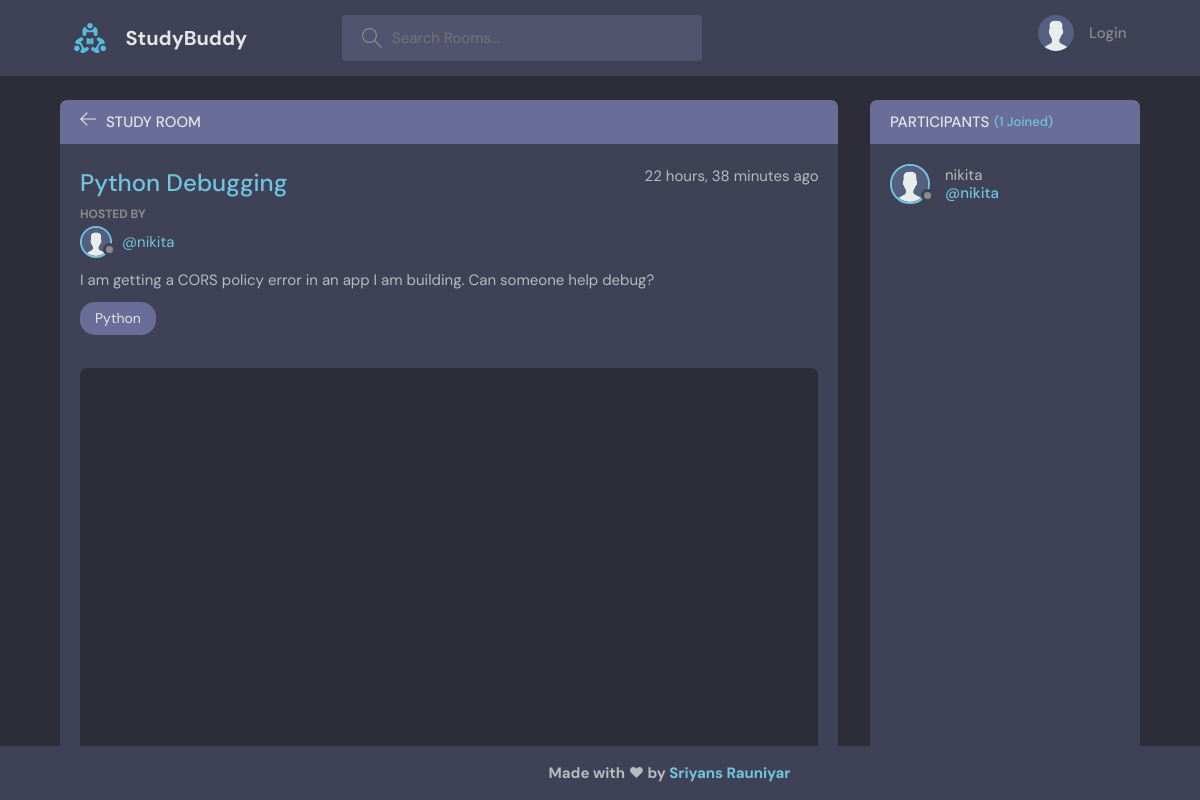
Before: /room/5/ with the older database file.
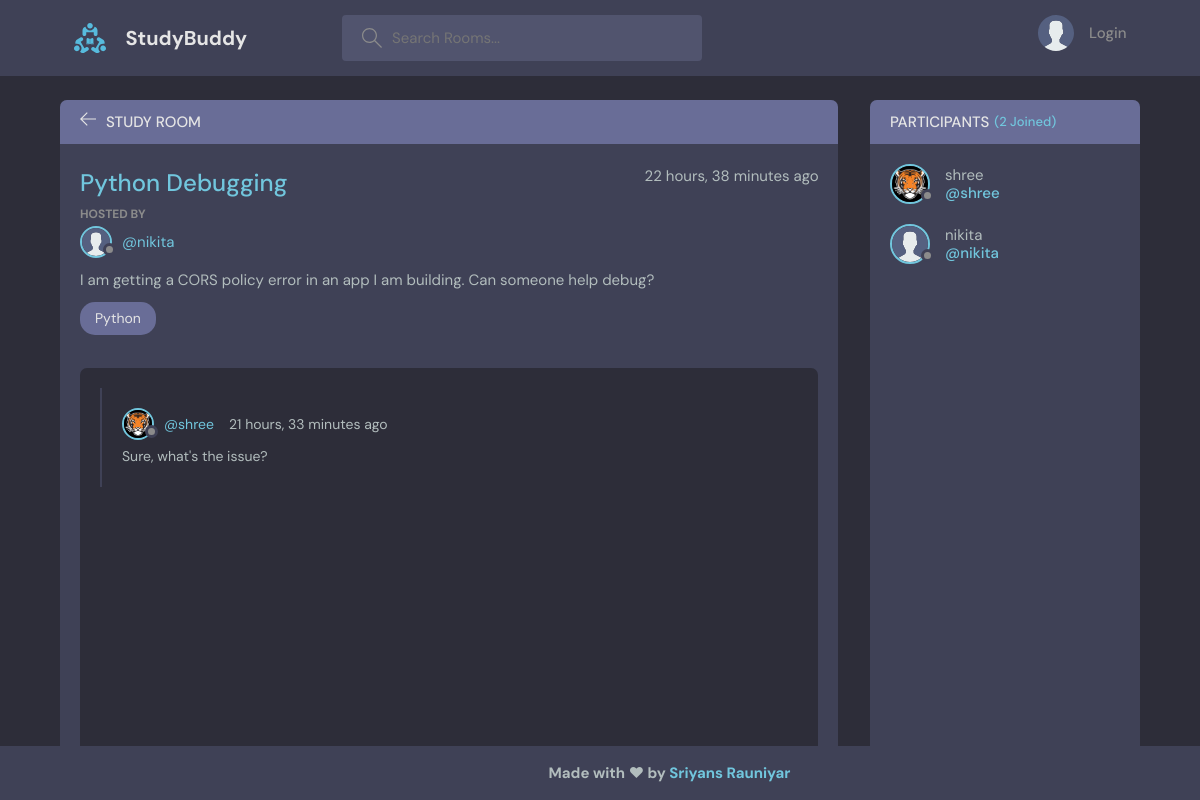
After: the same page with the newer database file.
### baseapp/models.py (models this page shows, shortened)
class User(AbstractUser):
    name = models.CharField(max_length=200, null=True)
    email = models.EmailField(null=True, unique=True)
    bio = models.TextField(null=True)
    avatar = models.ImageField(null=True, default="avatar.svg")
    USERNAME_FIELD = 'email'
    REQUIRED_FIELDS = []

class Message(models.Model):
    user = models.ForeignKey(User, on_delete=models.CASCADE)
    room = models.ForeignKey(Room, on_delete=models.CASCADE)
    body = models.TextField()
    updated = models.DateTimeField(auto_now=True)
    created = models.DateTimeField(auto_now_add=True)
    class Meta:
        ordering = ['-updated', '-created']

### baseapp/views.py (the view, shortened to what this page needs)
# urls.py: path('room/<str:pk>/', views.room, name="room"),
def room(request, pk):
    room = Room.objects.get(id=pk)
    room_messages = room.message_set.all().order_by('-created')
    participants = room.participants.all()
    context = {
        'room': room, 'room_messages': room_messages,  'participants': participants
    }
    return render(request, 'baseapp/room.html', context)

### baseapp/models.py (called while the page is built)
    def __str__(self):
        return self.name

### baseapp/templates/baseapp/room.html (shortened to what this page needs)
{% extends 'main.html' %}
{% block content %}
    <main class="profile-page layout layout--2">
      <div class="container">
        <div class="room">
          <div class="room__top">
            <div class="room__topLeft">
              <a href="{% url 'home' %}">
                <svg version="1.1" xmlns="http://www.w3.org/2000/svg" width="32" height="32" viewBox="0 0 32 32">
                  <title>arrow-left</title>
                  <path
                    d="M13.723 2.286l-13.723 13.714 13.719 13.714 1.616-1.611-10.96-10.96h27.625v-2.286h-27.625l10.965-10.965-1.616-1.607z"
                  ></path>
                </svg>
              </a>
              <h3>Study Room</h3>
            </div>
          </div>
          <div class="room__box scroll">
            <div class="room__header scroll">
              <div class="room__info">
                <h3>{{room.name}}</h3>
                <span>{{room.created|timesince}} ago</span>
              </div>
              <div class="room__hosted">
                <p>Hosted By</p>
                <a href="{% url 'user-profile' room.host.id %}" class="room__author">
                  <div class="avatar avatar--small">
                    <img src="{{room.host.avatar.url}}" />
                  </div>
                  <span>@{{room.host.username}}</span>
                </a>
              </div>
              <div class="room__details">
                {{room.description}}
              </div>
              <span class="room__topics">{{room.topic}}</span>
            </div>
            <div class="room__conversation">
              <div class="threads scroll">
                {% for message in room_messages %}
                <div class="thread">
                  <div class="thread__top">
                    <div class="thread__author">
                      <a href="{% url 'user-profile' message.user.id %}" class="thread__authorInfo">
                        <div class="avatar avatar--small">
                          <img src="{{message.user.avatar.url}}" />
                        </div>
                        <span>@{{message.user.username}}</span>
                      </a>
                      <span class="thread__date">{{message.created|timesince}} ago</span>
                    </div>
                  </div>
                  <div class="thread__details">
                    {{message.body}}
                  </div>
                </div>
                {% endfor %}
              </div>
            </div>
          </div>
          <div class="room__message">
          </div>
        </div>
        <div class="participants">
          <h3 class="participants__top">Participants <span>({{participants.count}} Joined)</span></h3>
          <div class="participants__list scroll">
            {% for user in participants %}
            <a href="{% url 'user-profile' user.id %}" class="participant">
              <div class="avatar avatar--medium">
                <img src="{{user.avatar.url}}" />
              </div>
              <p>
                {{user.username}}
                <span>@{{user.username}}</span>
              </p>
            </a>
            {% endfor %}
          </div>
        </div>
      </div>
    </main>
{% endblock content %}

Changed rows visible on the page:
added Message: user.avatar (picture), user.username "shree", created "21 hours, 33 minutes", body "Sure, what's the issue?"
now on this page (row edited): User: avatar (picture), username "shree"
Other visible differences:
{{ participants.count }}: "1" → "2"
